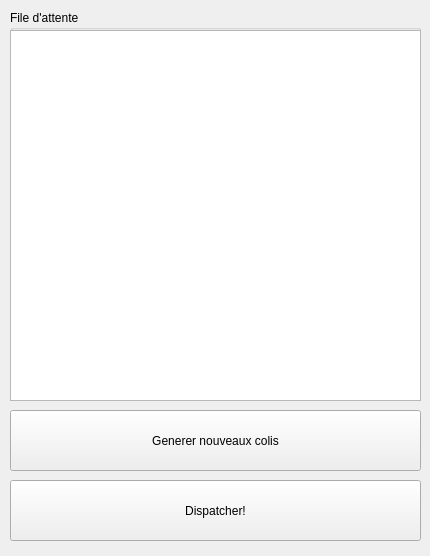
<?xml version="1.0" encoding="UTF-8"?>
<ui version="4.0">
 <class>DispatcherPanel</class>
 <widget class="QMainWindow" name="DispatcherPanel">
  <property name="geometry">
   <rect>
    <x>0</x>
    <y>0</y>
    <width>430</width>
    <height>556</height>
   </rect>
  </property>
  <property name="windowTitle">
   <string>Dispatcher Interface</string>
  </property>
  <widget class="QWidget" name="centralwidget">
   <widget class="QGroupBox" name="groupBox">
    <property name="geometry">
     <rect>
      <x>10</x>
      <y>10</y>
      <width>411</width>
      <height>391</height>
     </rect>
    </property>
    <property name="title">
     <string>File d'attente</string>
    </property>
    <widget class="QListWidget" name="listeColis">
     <property name="geometry">
      <rect>
       <x>0</x>
       <y>20</y>
       <width>411</width>
       <height>371</height>
      </rect>
     </property>
    </widget>
   </widget>
   <widget class="QPushButton" name="genNewPacketButton">
    <property name="geometry">
     <rect>
      <x>10</x>
      <y>410</y>
      <width>411</width>
      <height>61</height>
     </rect>
    </property>
    <property name="text">
     <string>Generer nouveaux colis</string>
    </property>
   </widget>
   <widget class="QPushButton" name="dispatcherButton">
    <property name="geometry">
     <rect>
      <x>10</x>
      <y>480</y>
      <width>411</width>
      <height>61</height>
     </rect>
    </property>
    <property name="text">
     <string>Dispatcher!</string>
    </property>
   </widget>
  </widget>
 </widget>
 <resources/>
 <connections/>
</ui>
